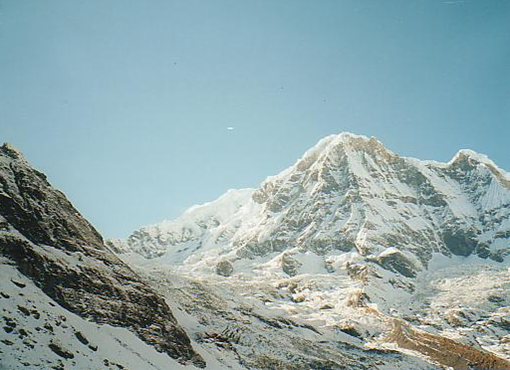
//> input picture HW3/img/left.bmp, 510 x 370 px
$ ./HW3_3   (built with g++ and OpenCV 4)
//> lines starting //> are read from the running program, lines starting //| are printed output that depends on the picture
#define _CRT_SECURE_NO_DEPRECATE
#include <opencv2\opencv.hpp>
#include <opencv2\highgui\highgui.hpp>
#include <stdio.h>
#include <iostream>
#include <vector>
#include <string>
#include <math.h>
#include <cmath>

#define PI 3.14159265359
using namespace std;
using namespace cv;
Mat creat_image(Mat);
void Projective_mapping(Mat, Mat);
int det(int, int, int, int);

int main()
{
	//Image Read
	Mat left = imread("left.bmp", 1);
//> left is the input picture: 370 rows x 510 cols, CV_8UC3; mean B, G, R 169.4, 167, 143.8
	Mat right = imread("right.bmp", 1);
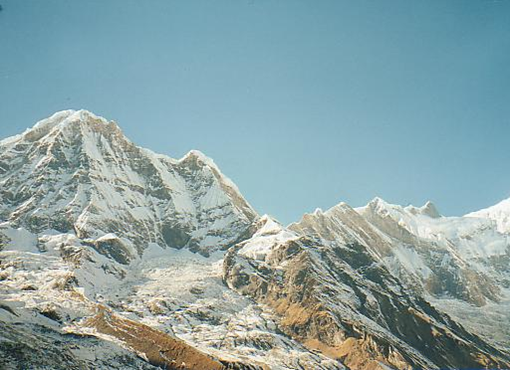
//> input picture HW3/img/right.bmp, 510 x 370 px
//> right is the input picture: 370 rows x 510 cols, CV_8UC3; mean B, G, R 165, 163.4, 139.2

	Mat bI = creat_image(left);
	imshow("", bI);
	Projective_mapping(right, bI);

	waitKey(0);

	return 0;
}
Mat creat_image(Mat I) {
	Mat bI = Mat::zeros(480, 900, CV_8UC3);
	int x0 = 80, y0 = 0;

	for (int x = 0; x < I.rows; x++)
		for (int y = 0; y < I.cols; y++)
			bI.at<Vec3b>(x + x0, y + y0) = I.at<Vec3b>(x, y);
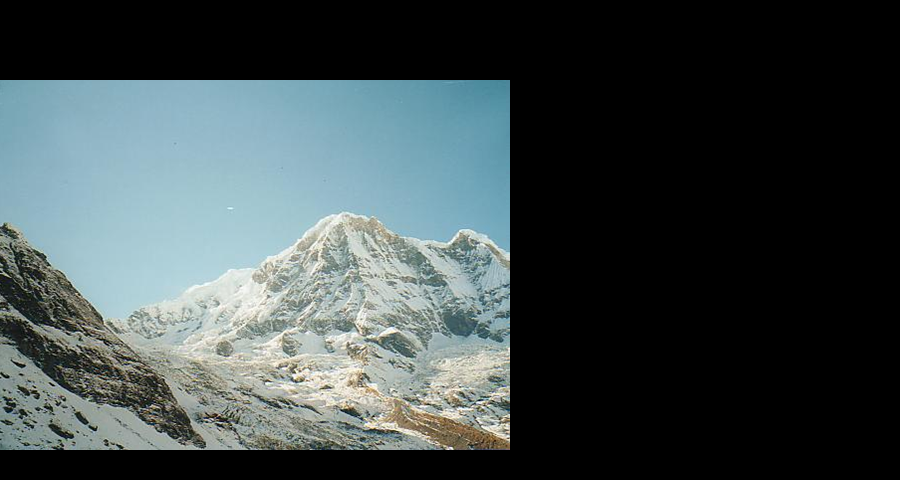
//> bI: 480 rows x 900 cols, CV_8UC3; mean B, G, R 74, 73, 62.8
	return bI;
}
void Projective_mapping(Mat rightI, Mat bI) {
	//###  Inverse Warping  ###//
	int x0, y0, x1, y1, x2, y2, x3, y3;
	int dx1, dy1, dx2, dy2, sx, sy;
	//------case 1-----//
	double A, B, C, D, E, F, G, H, I;
	double aa, bb, cc, dd, ee, ff, gg, hh, ii;
	//x0, y0, x1, y1, x2, y2, x3, y3 左上角開始逆時鐘
	x0 = 130;
	y0 = 250;
	x1 = 470;
	y1 = 310;
	x2 = 475;
	y2 = 900;
	x3 = 0;
	y3 = 770;
	//dx1, dy1, dx2, dy2, sx, sy
	dx1 = x1 - x2;
	dy1 = y1 - y2;
	dx2 = x3 - x2;
	dy2 = y3 - y2;
	sx = x0 - x1 + x2 - x3;
	sy = y0 - y1 + y2 - y3;
	//aa,bb,cc,dd,ee,ff,gg,hh,ii
	gg = det(sx, sy, dx2, dy2) / (double)det(dx1, dy1, dx2, dy2);
	hh = det(dx1, dy1, sx, sy) / (double)det(dx1, dy1, dx2, dy2);
	ii = 1;
	aa = x1 - x0 + gg * x1;
	bb = x3 - x0 + hh * x3;
	cc = x0;
	dd = y1 - y0 + gg * y1;
	ee = y3 - y0 + hh * y3;
	ff = y0;
	//A, B, C, D, E, F, G, H, I
	A = ee * ii - ff * hh;
	B = cc * hh - bb * ii;
	C = bb * ff - cc * ee;
	D = ff * gg - dd * ii;
	E = aa * ii - cc * gg;
	F = cc * dd - aa * ff;
	G = dd * hh - ee * gg;
	H = bb * gg - aa * hh;
	I = aa * ee - bb * dd;
	//------case 2-----//
	double a, b, c, d, e, f, g, h, i;
	//x0, y0, x1, y1, x2, y2, x3, y3 左上角開始逆時鐘
	x0 = 0;
	y0 = 0;
	x1 = rightI.rows;
//> x1 = 370
	y1 = 0;
	x2 = rightI.rows;
//> x2 = 370
	y2 = rightI.cols;
//> y2 = 510
	x3 = 0;
	y3 = rightI.cols;
//> y3 = 510
	//dx1, dy1, dx2, dy2, sx, sy
	dx1 = x1 - x2;
//> dx1 = 0
	dy1 = y1 - y2;
//> dy1 = -510
	dx2 = x3 - x2;
//> dx2 = -370
	dy2 = y3 - y2;
//> dy2 = 0
	sx = x0 - x1 + x2 - x3;
//> sx = 0
	sy = y0 - y1 + y2 - y3;
//> sy = 0
	//a, b, c, d, e, f, g, h, i
	g = det(sx, sy, dx2, dy2) / (double)det(dx1, dy1, dx2, dy2);
//> g = 0
	h = det(dx1, dy1, sx, sy) / (double)det(dx1, dy1, dx2, dy2);
//> h = 0
	i = 1;
	a = x1 - x0 + g * x1;
//> a = 370
	b = x3 - x0 + h * x3;
//> b = 0
	c = x0;
	d = y1 - y0 + g * y1;
//> d = 0
	e = y3 - y0 + h * y3;
	f = y0;

	//------case 3-----//
	//Transition matrix
	double tA, tB, tC, tD, tE, tF, tG, tH, tI;
	tA = A * a + D * b + G * c;
	tB = B * a + E * b + H * c;
	tC = C * a + F * b + I * c;
	tD = A * d + D * e + G * f;
	tE = B * d + E * e + H * f;
	tF = C * d + F * e + I * f;
	tG = A * g + D * h + G * i;
	tH = B * g + E * h + H * i;
	tI = C * g + F * h + I * i;

	int x, y;
	for (int X = 0; X < bI.rows; X++) {
		for (int Y = 0; Y < bI.cols; Y++) {
			x = (tA*X+tB*Y+tC)/(tG*X+tH*Y+tI);
			y = (tD*X+tE*Y+tF)/(tG*X+tH*Y+tI);
			if (x >= 0 && x < rightI.rows && y >= 0 && y < rightI.cols) {
				bI.at<Vec3b>(X, Y)[0] = rightI.at<Vec3b>(x, y)[0];
				bI.at<Vec3b>(X, Y)[1] = rightI.at<Vec3b>(x, y)[1];
				bI.at<Vec3b>(X, Y)[2] = rightI.at<Vec3b>(x, y)[2];
			}
		}
	}
//> this loop made 480 passes
//> (x, y) on passes 1 to 3: (23, 589), (24, 589), (25, 588)
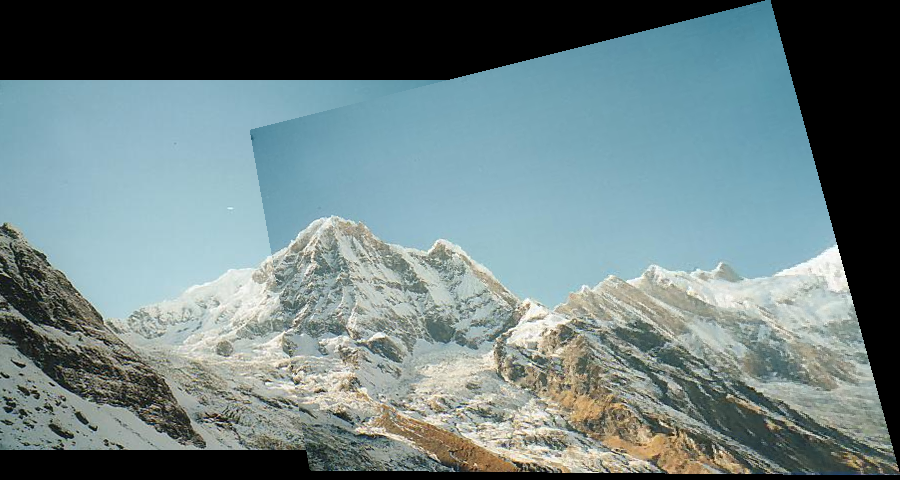
//> bI: 480 rows x 900 cols, CV_8UC3; mean B, G, R 129.6, 128, 109.2
//> after the loop, x = 372; y = 508
	imshow("", bI);

}
int det(int a, int b, int c, int d) {
	return a * d - b * c;
}
